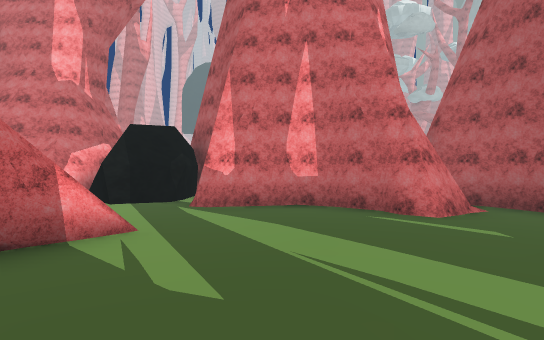
[1] (above)

24 first-person views from a walk through a 3-D level made in the Unity game engine. The camera is 1.3 m above the floor, looks level and sees 80° across. The floor is counted in squares, 2 m on a side. Each view is taken from the middle of a square. On the plan, view 1 faces up. The plan holds only what a view shows up to about 10 squares ahead; the rest is blank. The place goes on beyond the plan. The player character is not drawn. Some animated figures are not drawn. Some surface patterns are stand-ins.

[2]
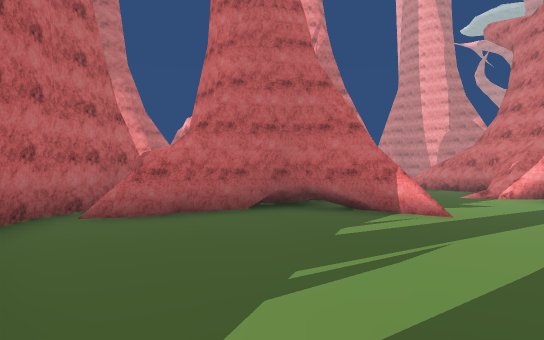

[3]
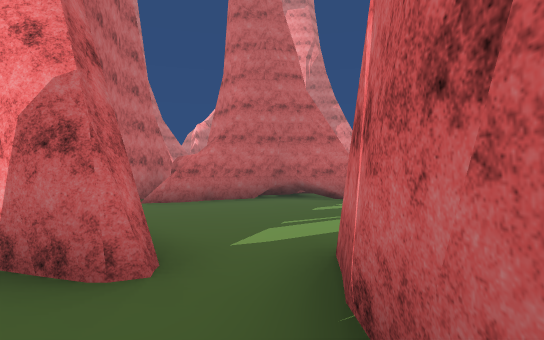

[4]
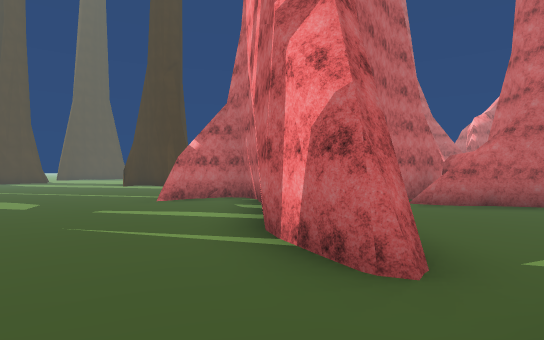

[5]
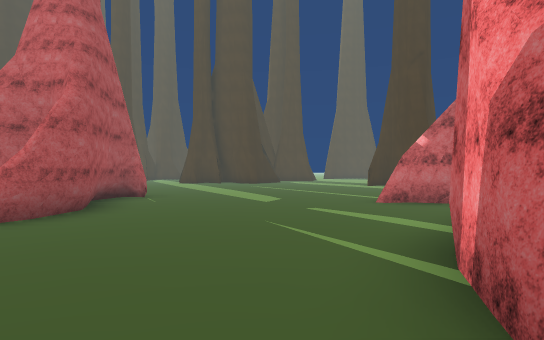

[6]
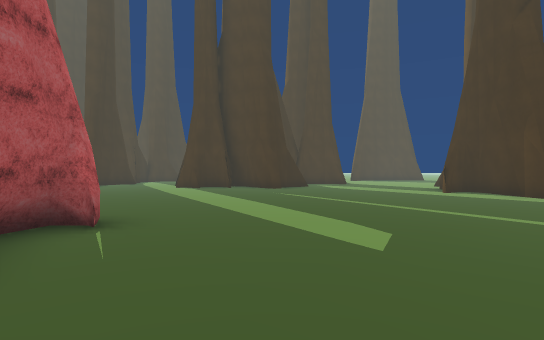

[7]
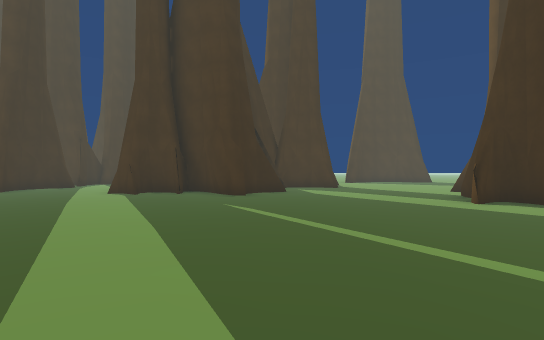

[8]
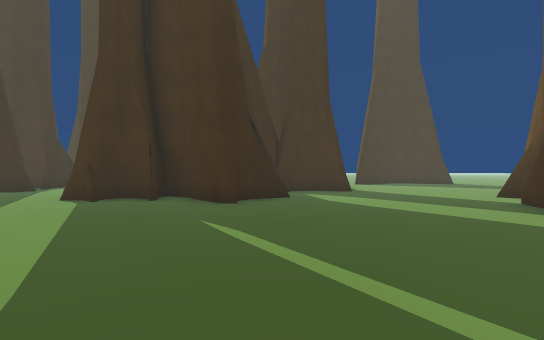

[9]
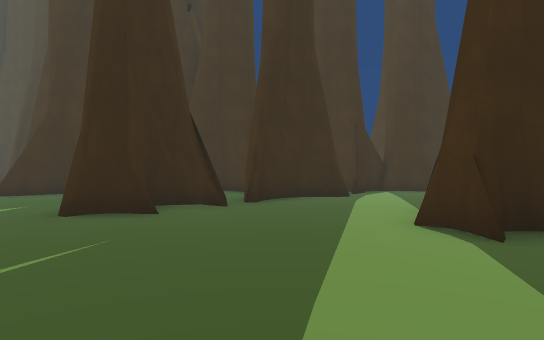

[10]
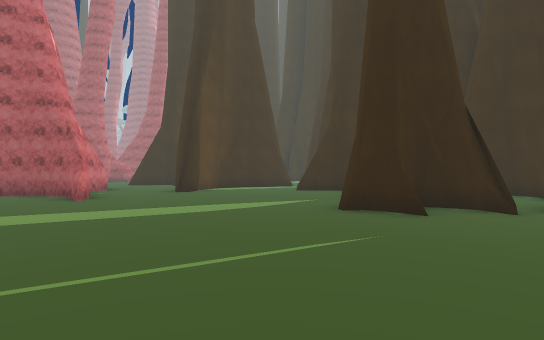

[11]
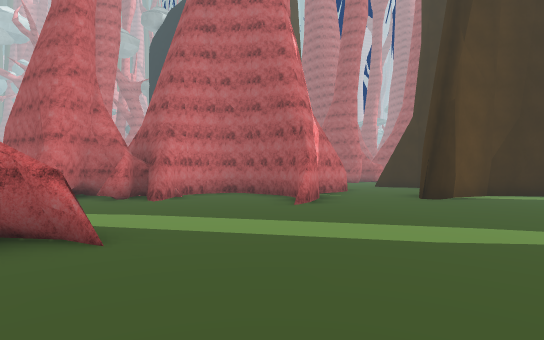

[12]
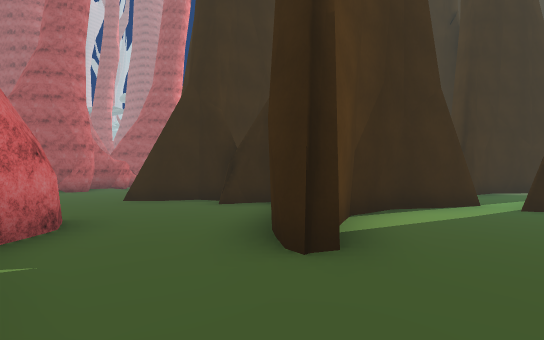

[13]
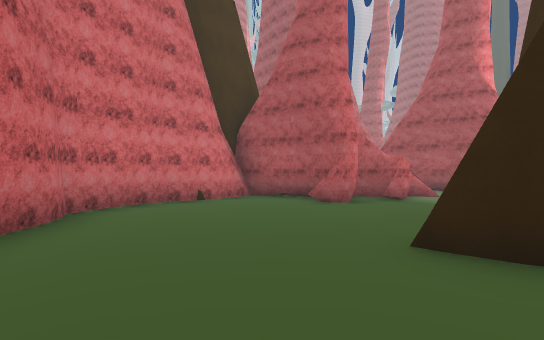

[14]
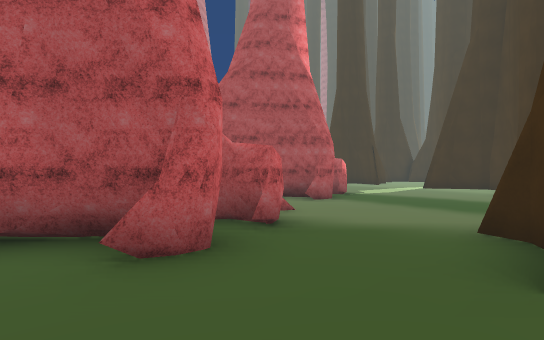

[15]
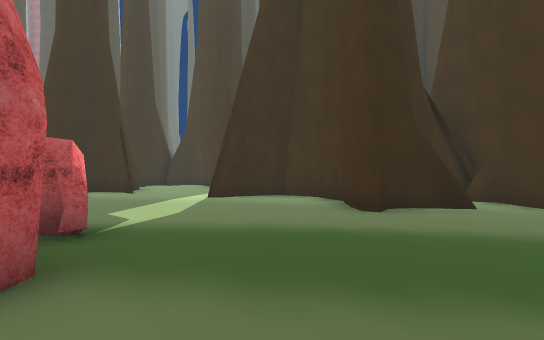

[16]
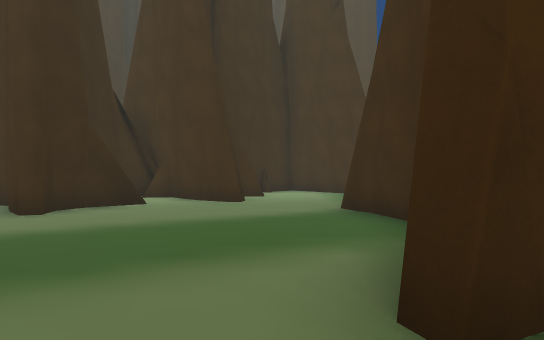

[17]
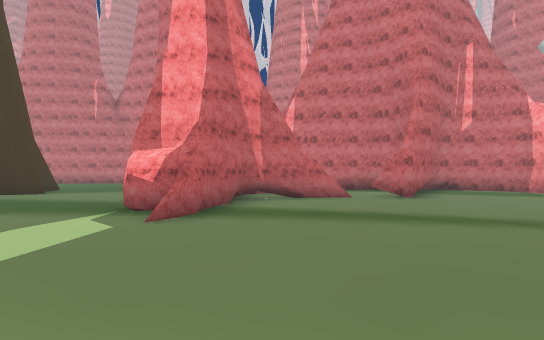

[18]
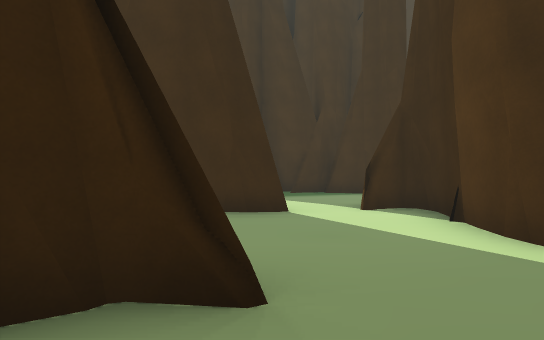

[19]
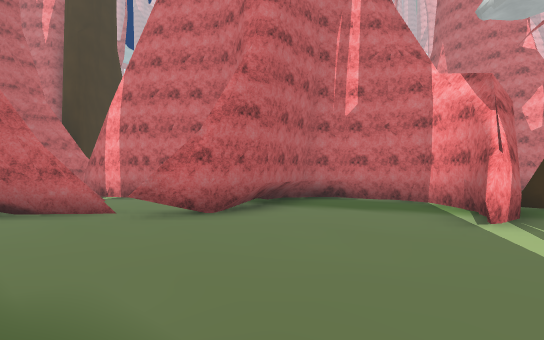

[20]
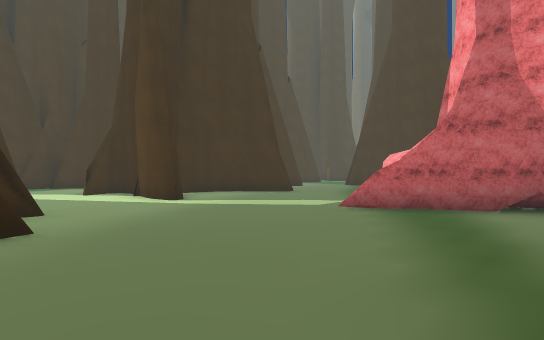

[21]
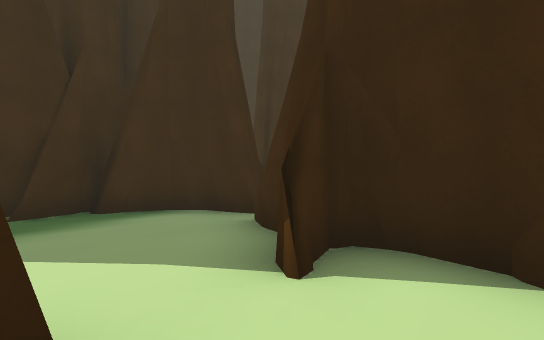

[22]
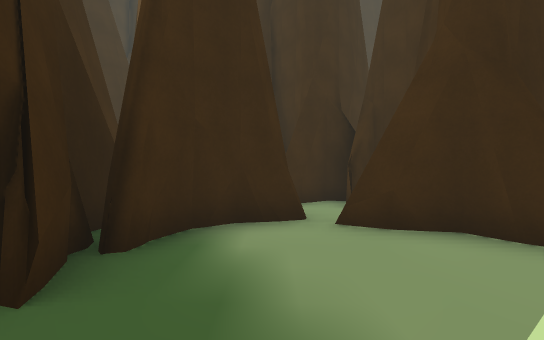

[23]
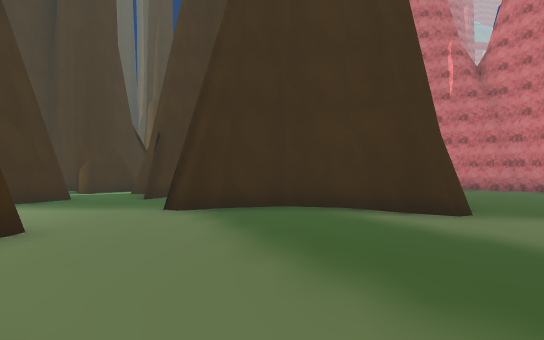

[24]
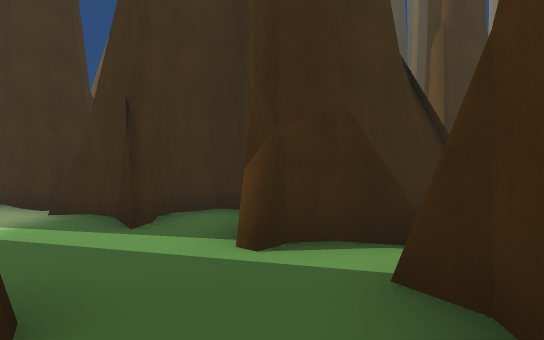

### Floor plan
Key: @ floor where view 1 was taken; # wall or solid block; . floor; = window, fence, low wall or low ledge; O other object.
Columns run from 6 left of view 1 to 36 right of it. Each row starts with its distance up from view 1.
  9  ##
  8 #####
  7 ######                                   OO
  6 .=...######
  5 ........###                          #####O
  4    ........                          #...#
  3     O.....                           ##..#.
  2   OOO....###                       #  #....
  1    O........                ##OOO### .#....
  0    OO.@.##..             ####.OO   O.##....
 -1    OO...#....    O      ##....OO  O OO.....
 -2   #### ##.....   OO     #.....OO  OOO......
 -3       ##.....O  OOO###  .......OO..OO......
 -4       #......OOO .#..#  ..........OOO......
 -5       #......OO  ....####..O.O......OO.....
 -6       ##......O ....##.....OOOO...........O
 -7        ......OOOO..........OOO.............
 -8        ................OO..OOO............O
 -9       ..................OO O.O.....O..O...
-10      O...................OO.......OOO.O....
-11      O....................OO....O..O OO..OO
-12     OOO................O.O......OOOO OOO..O
-13      O............OOOO.OOOO.OO..O OOO.O...
-14      O............OO   OOO...OOOO OOOOO....
-15    OO.....OO.OO.....   O OO..O      OOOO..
-16    O...... OOOO...O.  O   OO.O    OOO OOOOO
-17    O...... O   ...O  OO    O      O    O
-18    .....OOOO    ..O  O    OO    O
-19                 ..OOOO     O    OO

Where each view was taken, in squares from view 1:
view 1: 0 up, 0 right, facing up
view 2: 1 up, 3 right, facing left
view 3: 1 up, 5 right, facing left
view 4: 1 up, 5 right, facing down-left
view 5: 1 up, 4 right, facing down
view 6: 3 down, 5 right, facing down
view 7: 6 down, 4 right, facing down
view 8: 8 down, 4 right, facing down
view 9: 11 down, 7 right, facing down-right
view 10: 11 down, 7 right, facing right
view 11: 11 down, 9 right, facing up-right
view 12: 8 down, 14 right, facing right
view 13: 6 down, 18 right, facing up-right
view 14: 3 down, 21 right, facing right
view 15: 4 down, 26 right, facing down-right
view 16: 4 down, 25 right, facing down
view 17: 7 down, 35 right, facing up-left
view 18: 6 down, 35 right, facing down
view 19: 2 down, 36 right, facing up-left
view 20: 2 down, 36 right, facing down-left
view 21: 10 down, 35 right, facing down-left
view 22: 14 down, 36 right, facing left
view 23: 8 down, 29 right, facing left
view 24: 11 down, 22 right, facing down-left
